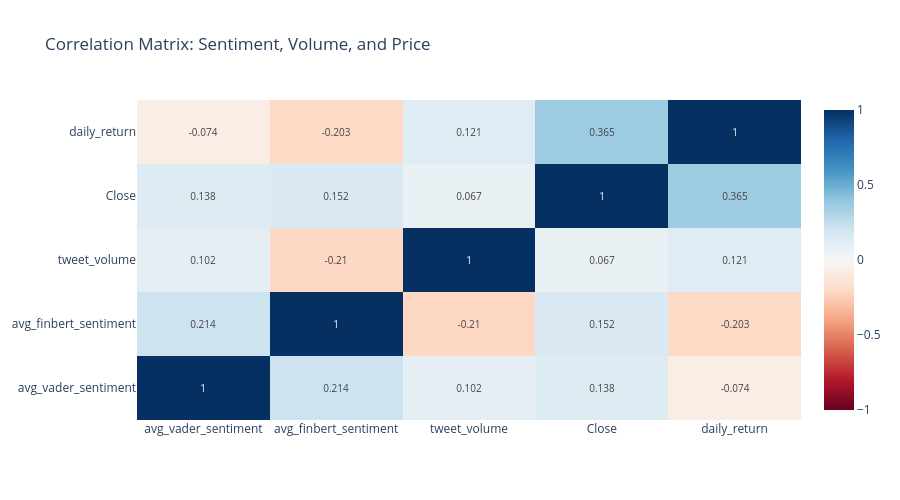
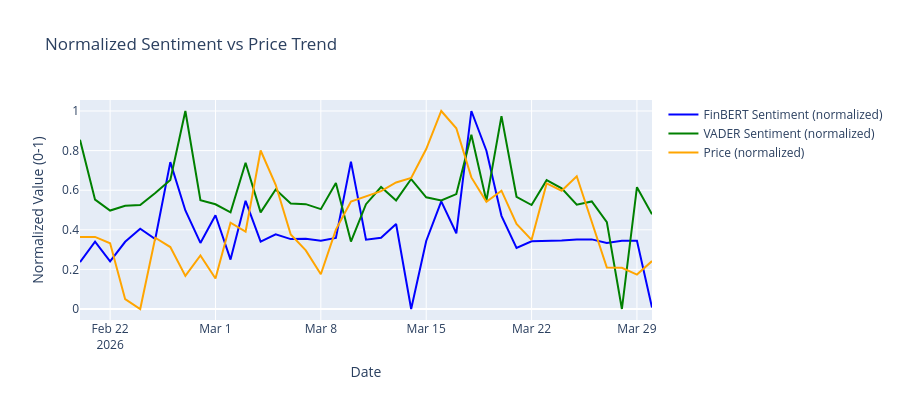

These figures' notebook cell, in order:
### Markdown cell above
### Visualization 2 & 3: Correlation Heatmap and Normalized Trends

### Code cell
# Correlation heatmap
corr_data = df_btc[['avg_vader_sentiment', 'avg_finbert_sentiment', 'tweet_volume', 'Close', 'daily_return']].corr()

fig4 = go.Figure(data=go.Heatmap(
    z=corr_data.values,
    x=corr_data.columns,
    y=corr_data.columns,
    text=corr_data.values.round(3),
    texttemplate='%{text}',
    textfont={'size': 10},
    colorscale='RdBu',
    zmid=0,
    zmin=-1,
    zmax=1
))
fig4.update_layout(
    title='Correlation Matrix: Sentiment, Volume, and Price',
    height=500
)
fig4.show()

# Normalized trends
df_plot = df_btc.copy()
df_plot['normalized_finbert_sentiment'] = (df_plot['avg_finbert_sentiment'] - df_plot['avg_finbert_sentiment'].min()) / (df_plot['avg_finbert_sentiment'].max() - df_plot['avg_finbert_sentiment'].min())
df_plot['normalized_vader_sentiment'] = (df_plot['avg_vader_sentiment'] - df_plot['avg_vader_sentiment'].min()) / (df_plot['avg_vader_sentiment'].max() - df_plot['avg_vader_sentiment'].min())
df_plot['normalized_price'] = (df_plot['Close'] - df_plot['Close'].min()) / (df_plot['Close'].max() - df_plot['Close'].min())

fig5 = go.Figure()
fig5.add_trace(go.Scatter(x=df_plot['date'], y=df_plot['normalized_finbert_sentiment'], name='FinBERT Sentiment (normalized)', line=dict(color='blue')))
fig5.add_trace(go.Scatter(x=df_plot['date'], y=df_plot['normalized_vader_sentiment'], name='VADER Sentiment (normalized)', line=dict(color='green')))
fig5.add_trace(go.Scatter(x=df_plot['date'], y=df_plot['normalized_price'], name='Price (normalized)', line=dict(color='orange')))
fig5.update_layout(
    title='Normalized Sentiment vs Price Trend',
    xaxis_title='Date',
    yaxis_title='Normalized Value (0-1)',
    hovermode='x unified',
    height=400
)
fig5.show()
